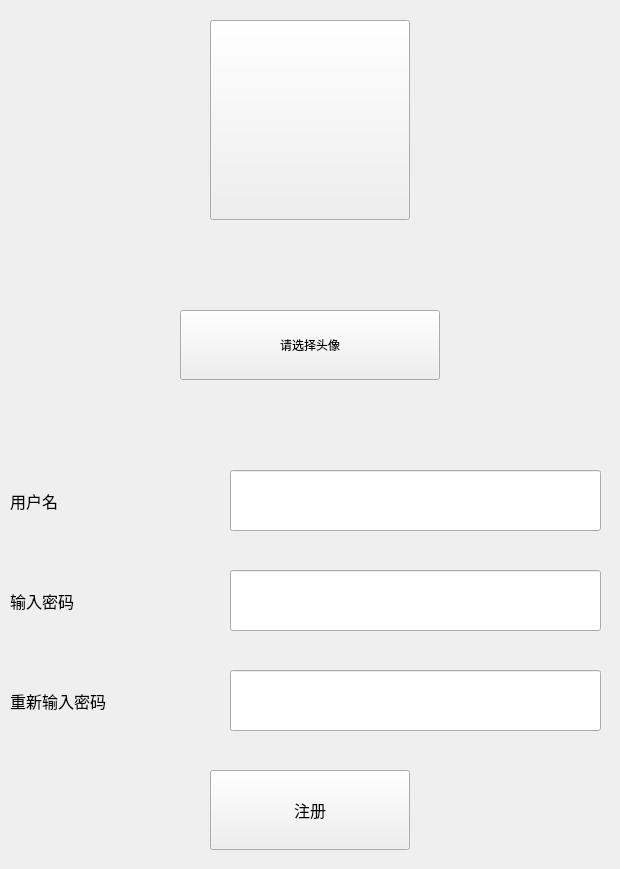
<?xml version="1.0" encoding="UTF-8"?>
<ui version="4.0">
 <class>Registration</class>
 <widget class="QWidget" name="Registration">
  <property name="geometry">
   <rect>
    <x>0</x>
    <y>0</y>
    <width>620</width>
    <height>869</height>
   </rect>
  </property>
  <property name="windowTitle">
   <string>Form</string>
  </property>
  <widget class="QPushButton" name="chooseBtn">
   <property name="geometry">
    <rect>
     <x>180</x>
     <y>310</y>
     <width>260</width>
     <height>70</height>
    </rect>
   </property>
   <property name="layoutDirection">
    <enum>Qt::LeftToRight</enum>
   </property>
   <property name="text">
    <string>请选择头像</string>
   </property>
  </widget>
  <widget class="QLabel" name="nameLab">
   <property name="geometry">
    <rect>
     <x>10</x>
     <y>470</y>
     <width>181</width>
     <height>61</height>
    </rect>
   </property>
   <property name="font">
    <font>
     <pointsize>12</pointsize>
    </font>
   </property>
   <property name="text">
    <string>用户名</string>
   </property>
  </widget>
  <widget class="QLabel" name="passwordLab">
   <property name="geometry">
    <rect>
     <x>10</x>
     <y>570</y>
     <width>181</width>
     <height>61</height>
    </rect>
   </property>
   <property name="font">
    <font>
     <pointsize>12</pointsize>
    </font>
   </property>
   <property name="text">
    <string>输入密码</string>
   </property>
  </widget>
  <widget class="QLabel" name="rePasswordLab">
   <property name="geometry">
    <rect>
     <x>10</x>
     <y>670</y>
     <width>211</width>
     <height>61</height>
    </rect>
   </property>
   <property name="font">
    <font>
     <pointsize>12</pointsize>
    </font>
   </property>
   <property name="text">
    <string>重新输入密码</string>
   </property>
  </widget>
  <widget class="QLineEdit" name="nameLineEdit">
   <property name="geometry">
    <rect>
     <x>230</x>
     <y>470</y>
     <width>371</width>
     <height>61</height>
    </rect>
   </property>
  </widget>
  <widget class="QLineEdit" name="passwordLineEdit">
   <property name="geometry">
    <rect>
     <x>230</x>
     <y>570</y>
     <width>371</width>
     <height>61</height>
    </rect>
   </property>
  </widget>
  <widget class="QLineEdit" name="rePasswordLineEdit">
   <property name="geometry">
    <rect>
     <x>230</x>
     <y>670</y>
     <width>371</width>
     <height>61</height>
    </rect>
   </property>
  </widget>
  <widget class="QPushButton" name="registBtn">
   <property name="geometry">
    <rect>
     <x>210</x>
     <y>770</y>
     <width>200</width>
     <height>80</height>
    </rect>
   </property>
   <property name="font">
    <font>
     <pointsize>12</pointsize>
    </font>
   </property>
   <property name="text">
    <string>注册</string>
   </property>
  </widget>
  <widget class="QPushButton" name="avatorBtn">
   <property name="geometry">
    <rect>
     <x>210</x>
     <y>20</y>
     <width>200</width>
     <height>200</height>
    </rect>
   </property>
   <property name="text">
    <string/>
   </property>
  </widget>
 </widget>
 <resources/>
 <connections/>
</ui>
